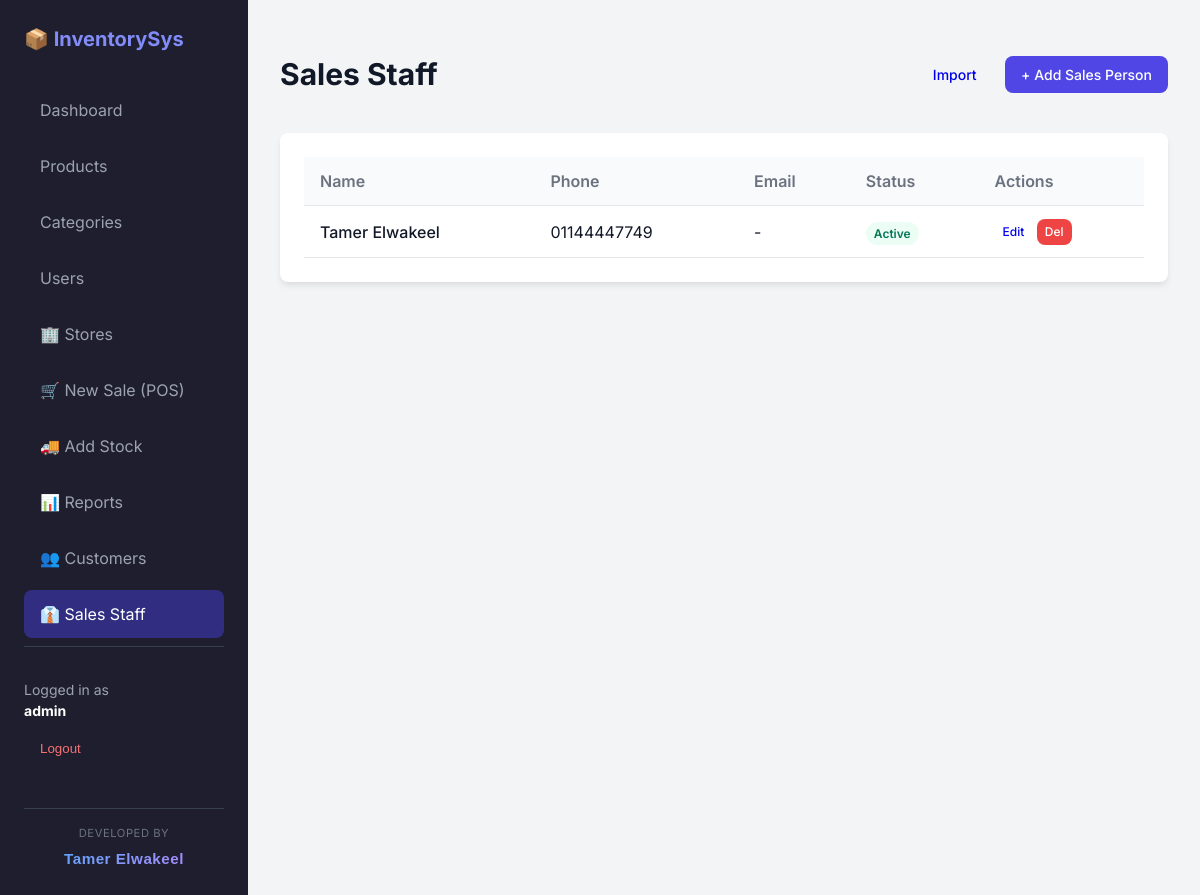
Screenshot of /salespeople/ (signed in) with the database file from the repository.
### inventory/models.py (models this page shows, shortened)
class SalesPerson(models.Model):
    name = models.CharField(max_length=100)
    phone = models.CharField(max_length=20, unique=True)
    email = models.EmailField(blank=True, null=True)
    is_active = models.BooleanField(default=True)

### inventory/views.py (the view)
# urls.py: path('salespeople/', views.salesperson_list, name='salesperson_list'),
@login_required
def salesperson_list(request):
    sales_people = SalesPerson.objects.all()
    return render(request, 'inventory/salesperson_list.html', {'sales_people': sales_people})

### templates/inventory/salesperson_list.html
{% extends 'base.html' %}
{% block content %}
<div class="flex justify-between items-center mb-4">
    <h1 style="font-size: 1.875rem; font-weight: 700;">Sales Staff</h1>
    {% if request.user.is_superuser %}
    <div>
        <a href="{% url 'salesperson_import' %}" class="btn btn-secondary" style="margin-right: 0.5rem;">Import</a>
        <a href="{% url 'salesperson_create' %}" class="btn btn-primary">+ Add Sales Person</a>
    </div>
    {% endif %}
</div>
<div class="card">
    <div class="table-container">
        <table>
            <thead>
                <tr>
                    <th>Name</th>
                    <th>Phone</th>
                    <th>Email</th>
                    <th>Status</th>
                    <th>Actions</th>
                </tr>
            </thead>
            <tbody>
                {% for sp in sales_people %}
                <tr>
                    <td style="font-weight: 500;">{{ sp.name }}</td>
                    <td>{{ sp.phone }}</td>
                    <td>{{ sp.email|default:"-" }}</td>
                    <td>
                        {% if sp.is_active %}
                        <span class="badge badge-green">Active</span>
                        {% else %}
                        <span class="badge badge-red">Inactive</span>
                        {% endif %}
                    </td>
                    <td>
                        {% if request.user.is_superuser %}
                        <a href="{% url 'salesperson_update' sp.pk %}" class="btn"
                            style="padding: 0.25rem 0.5rem; font-size: 0.75rem;">Edit</a>
                        <a href="{% url 'salesperson_delete' sp.pk %}" class="btn btn-danger"
                            style="padding: 0.25rem 0.5rem; font-size: 0.75rem;">Del</a>
                        {% else %}
                        <span class="text-muted" style="font-size: 0.75rem;">-</span>
                        {% endif %}
                    </td>
                </tr>
                {% empty %}
                <tr>
                    <td colspan="5" class="text-center text-muted py-4">No sales staff found.</td>
                </tr>
                {% endfor %}
            </tbody>
        </table>
    </div>
</div>
{% endblock %}

### templates/base.html (shortened to what this page needs)
{% load static %}
<!DOCTYPE html>
<html lang="en">
<head>
    <link rel="stylesheet" href="{% static 'css/style.css' %}">
</head>
<body>
    <div class="layout">
        <aside class="sidebar">
            <div class="sidebar-title">📦 InventorySys</div>
            <nav>
                <a href="{% url 'dashboard' %}"
                    class="nav-link {% if request.resolver_match.url_name == 'dashboard' %}active{% endif %}">
                    Dashboard
                </a>
                <a href="{% url 'product_list' %}"
                    class="nav-link {% if 'product' in request.resolver_match.url_name %}active{% endif %}">
                    Products
                </a>
                <a href="{% url 'category_list' %}"
                    class="nav-link {% if 'category' in request.resolver_match.url_name %}active{% endif %}">
                    Categories
                </a>
                {% if request.user.is_superuser %}
                <a href="{% url 'user_list' %}"
                    class="nav-link {% if 'user' in request.resolver_match.url_name %}active{% endif %}">Users</a>
                <a href="{% url 'store_list' %}"
                    class="nav-link {% if 'store' in request.resolver_match.url_name %}active{% endif %}">🏢 Stores</a>
                {% endif %}
                <a href="{% url 'pos' %}"
                    class="nav-link {% if 'pos' in request.resolver_match.url_name %}active{% endif %}">
                    🛒 New Sale (POS)
                </a>
                <a href="{% url 'purchase' %}"
                    class="nav-link {% if 'purchase' in request.resolver_match.url_name %}active{% endif %}">
                    🚚 Add Stock
                </a>
                <a href="{% url 'reports' %}"
                    class="nav-link {% if 'reports' in request.resolver_match.url_name %}active{% endif %}">
                    📊 Reports
                </a>
                <a href="{% url 'customer_list' %}"
                    class="nav-link {% if 'customer' in request.resolver_match.url_name %}active{% endif %}">
                    👥 Customers
                </a>
                <a href="{% url 'salesperson_list' %}"
                    class="nav-link {% if 'salesperson' in request.resolver_match.url_name %}active{% endif %}">
                    👔 Sales Staff
                </a>
            </nav>
            <div style="margin-top: auto; padding-top: 2rem; border-top: 1px solid #374151;">
                <div style="font-size: 0.875rem; color: #9CA3AF;">
                    Logged in as <br>
                    <strong style="color: white;">{{ request.user.username }}</strong>
                </div>
                <form action="{% url 'logout' %}" method="post" style="margin-top: 0.5rem;">
                    <button type="submit" class="nav-link"
                        style="background: none; border: none; padding: 0.75rem 1rem; color: #F87171; width: 100%; text-align: left; cursor: pointer;">
                        Logout
                    </button>
                </form>
            </div>
            <div style="margin-top: 2rem; padding-top: 1rem; border-top: 1px solid #374151; text-align: center;">
                <span
                    style="display: block; font-size: 0.7rem; color: #6B7280; text-transform: uppercase; letter-spacing: 0.05em; margin-bottom: 0.25rem;">Developed
                    By</span>
                <span
                    style="background: linear-gradient(135deg, #60A5FA 0%, #A78BFA 100%); -webkit-background-clip: text; -webkit-text-fill-color: transparent; font-weight: 800; font-size: 0.95rem; font-family: sans-serif; letter-spacing: 0.5px;">Tamer
                    Elwakeel</span>
            </div>
        </aside>
        <main class="main-content">
            {% block content %}{% endblock %}
        </main>
    </div>
</body>
</html>

### static/css/style.css (style rules this page uses)
:root { --primary-color: #4F46E5; --primary-hover: #4338CA; --secondary-color: #64748B; --success-color: #10B981; --danger-color: #EF4444; --warning-color: #F59E0B; --bg-body: #F3F4F6; --bg-card: #FFFFFF; --text-main: #111827; --text-muted: #6B7280; --border-color: #E5E7EB; --shadow-sm: 0 1px 2px 0 rgba(0, 0, 0, 0.05); --shadow-md: 0 4px 6px -1px rgba(0, 0, 0, 0.1); --shadow-lg: 0 10px 15px -3px rgba(0, 0, 0, 0.1); --radius: 0.5rem; }
body { font-family: 'Inter', sans-serif; color: var(--text-main); background-color: var(--bg-body); margin: 0; line-height: 1.5; }
.layout { display: flex; min-height: 100vh; }
.sidebar { width: 200px; background-color: #1E1E2E; color: white; padding: 1.5rem; display: flex; flex-direction: column; }
.sidebar-title { font-size: 1.25rem; font-weight: 700; margin-bottom: 2rem; color: #818CF8; }
.nav-link { display: block; padding: 0.75rem 1rem; color: #9CA3AF; text-decoration: none; border-radius: var(--radius); margin-bottom: 0.5rem; transition: all 0.2s; }
.nav-link:hover, .nav-link.active { background-color: #312E81; color: white; }
.main-content { flex: 1; padding: 2rem; overflow-y: auto; }
.card { background-color: var(--bg-card); border-radius: var(--radius); padding: 1.5rem; box-shadow: var(--shadow-md); margin-bottom: 1.5rem; }
.btn { display: inline-flex; align-items: center; padding: 0.5rem 1rem; border-radius: var(--radius); font-weight: 500; text-decoration: none; cursor: pointer; border: none; transition: background-color 0.2s; font-size: 0.875rem; }
.btn-primary { background-color: var(--primary-color); color: white; }
.btn-danger { background-color: var(--danger-color); color: white; }
.table-container { overflow-x: auto; }
table { width: 100%; border-collapse: collapse; text-align: left; }
th { padding: 0.75rem 1rem; font-weight: 600; color: var(--text-muted); border-bottom: 1px solid var(--border-color); background-color: #F9FAFB; }
td { padding: 0.75rem 1rem; border-bottom: 1px solid var(--border-color); vertical-align: middle; }
.flex { display: flex; }
.justify-between { justify-content: space-between; }
.items-center { align-items: center; }
.mb-4 { margin-bottom: 1rem; }
.badge { padding: 0.25rem 0.5rem; border-radius: 9999px; font-size: 0.75rem; font-weight: 600; }
.badge-green { background-color: #ECFDF5; color: #047857; }

### rows the page displays
SalesPerson: name "Tamer Elwakeel", phone "01144447749", email "-", is_active "Active"

### other values shown
{{ request.user.username }} "admin"
